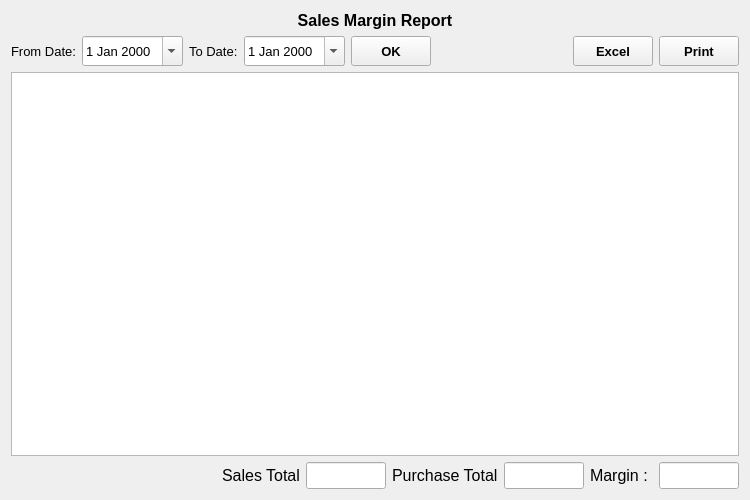
<?xml version="1.0" encoding="UTF-8"?>
<ui version="4.0">
 <class>SalesMarginReport</class>
 <widget class="QWidget" name="SalesMarginReport">
  <property name="geometry">
   <rect>
    <x>0</x>
    <y>0</y>
    <width>750</width>
    <height>500</height>
   </rect>
  </property>
  <property name="font">
   <font>
    <family>Microsoft YaHei UI</family>
    <pointsize>12</pointsize>
   </font>
  </property>
  <property name="windowTitle">
   <string>Form</string>
  </property>
  <layout class="QVBoxLayout" name="verticalLayout_3">
   <item>
    <widget class="QLabel" name="label">
     <property name="font">
      <font>
       <family>Microsoft YaHei UI</family>
       <pointsize>12</pointsize>
       <weight>75</weight>
       <bold>true</bold>
      </font>
     </property>
     <property name="text">
      <string>Sales Margin Report</string>
     </property>
     <property name="alignment">
      <set>Qt::AlignCenter</set>
     </property>
    </widget>
   </item>
   <item>
    <layout class="QHBoxLayout" name="horizontalLayout">
     <item>
      <widget class="QLabel" name="fromDateLabel">
       <property name="font">
        <font>
         <family>Microsoft YaHei UI</family>
         <pointsize>10</pointsize>
        </font>
       </property>
       <property name="text">
        <string>From Date:</string>
       </property>
      </widget>
     </item>
     <item>
      <widget class="QDateEdit" name="fromDateDateEdit">
       <property name="minimumSize">
        <size>
         <width>0</width>
         <height>30</height>
        </size>
       </property>
       <property name="font">
        <font>
         <family>Microsoft YaHei UI</family>
         <pointsize>10</pointsize>
        </font>
       </property>
       <property name="calendarPopup">
        <bool>true</bool>
       </property>
      </widget>
     </item>
     <item>
      <widget class="QLabel" name="toDateLabel">
       <property name="font">
        <font>
         <family>Microsoft YaHei UI</family>
         <pointsize>10</pointsize>
        </font>
       </property>
       <property name="text">
        <string>To Date:</string>
       </property>
      </widget>
     </item>
     <item>
      <widget class="QDateEdit" name="toDateDateEdit">
       <property name="minimumSize">
        <size>
         <width>0</width>
         <height>30</height>
        </size>
       </property>
       <property name="font">
        <font>
         <family>Microsoft YaHei UI</family>
         <pointsize>10</pointsize>
        </font>
       </property>
       <property name="calendarPopup">
        <bool>true</bool>
       </property>
      </widget>
     </item>
     <item>
      <widget class="QToolButton" name="OKButton">
       <property name="minimumSize">
        <size>
         <width>80</width>
         <height>30</height>
        </size>
       </property>
       <property name="font">
        <font>
         <family>Microsoft YaHei UI</family>
         <pointsize>10</pointsize>
         <weight>75</weight>
         <bold>true</bold>
        </font>
       </property>
       <property name="text">
        <string>OK</string>
       </property>
      </widget>
     </item>
     <item>
      <spacer name="horizontalSpacer">
       <property name="orientation">
        <enum>Qt::Horizontal</enum>
       </property>
       <property name="sizeHint" stdset="0">
        <size>
         <width>40</width>
         <height>20</height>
        </size>
       </property>
      </spacer>
     </item>
     <item>
      <widget class="QToolButton" name="excelButton">
       <property name="minimumSize">
        <size>
         <width>80</width>
         <height>30</height>
        </size>
       </property>
       <property name="font">
        <font>
         <family>Microsoft YaHei UI</family>
         <pointsize>10</pointsize>
         <weight>75</weight>
         <bold>true</bold>
        </font>
       </property>
       <property name="text">
        <string>Excel</string>
       </property>
      </widget>
     </item>
     <item>
      <widget class="QToolButton" name="printButton">
       <property name="minimumSize">
        <size>
         <width>80</width>
         <height>30</height>
        </size>
       </property>
       <property name="font">
        <font>
         <family>Microsoft YaHei UI</family>
         <pointsize>10</pointsize>
         <weight>75</weight>
         <bold>true</bold>
        </font>
       </property>
       <property name="text">
        <string>Print</string>
       </property>
      </widget>
     </item>
    </layout>
   </item>
   <item>
    <widget class="QTableView" name="tableView"/>
   </item>
   <item>
    <layout class="QHBoxLayout" name="horizontalLayout_2">
     <item>
      <spacer name="horizontalSpacer_2">
       <property name="orientation">
        <enum>Qt::Horizontal</enum>
       </property>
       <property name="sizeHint" stdset="0">
        <size>
         <width>40</width>
         <height>20</height>
        </size>
       </property>
      </spacer>
     </item>
     <item>
      <widget class="QLabel" name="label_4">
       <property name="text">
        <string>Sales Total</string>
       </property>
      </widget>
     </item>
     <item>
      <widget class="QLineEdit" name="salesTotal">
       <property name="maximumSize">
        <size>
         <width>80</width>
         <height>16777215</height>
        </size>
       </property>
       <property name="alignment">
        <set>Qt::AlignRight|Qt::AlignTrailing|Qt::AlignVCenter</set>
       </property>
       <property name="readOnly">
        <bool>true</bool>
       </property>
      </widget>
     </item>
     <item>
      <widget class="QLabel" name="label_2">
       <property name="text">
        <string>Purchase Total</string>
       </property>
      </widget>
     </item>
     <item>
      <widget class="QLineEdit" name="purchaseTotal">
       <property name="maximumSize">
        <size>
         <width>80</width>
         <height>16777215</height>
        </size>
       </property>
       <property name="alignment">
        <set>Qt::AlignRight|Qt::AlignTrailing|Qt::AlignVCenter</set>
       </property>
       <property name="readOnly">
        <bool>true</bool>
       </property>
      </widget>
     </item>
     <item>
      <widget class="QLabel" name="label_3">
       <property name="text">
        <string>Margin : </string>
       </property>
      </widget>
     </item>
     <item>
      <widget class="QLineEdit" name="marginTotal">
       <property name="maximumSize">
        <size>
         <width>80</width>
         <height>16777215</height>
        </size>
       </property>
       <property name="alignment">
        <set>Qt::AlignRight|Qt::AlignTrailing|Qt::AlignVCenter</set>
       </property>
       <property name="readOnly">
        <bool>true</bool>
       </property>
      </widget>
     </item>
    </layout>
   </item>
  </layout>
 </widget>
 <resources/>
 <connections/>
</ui>
